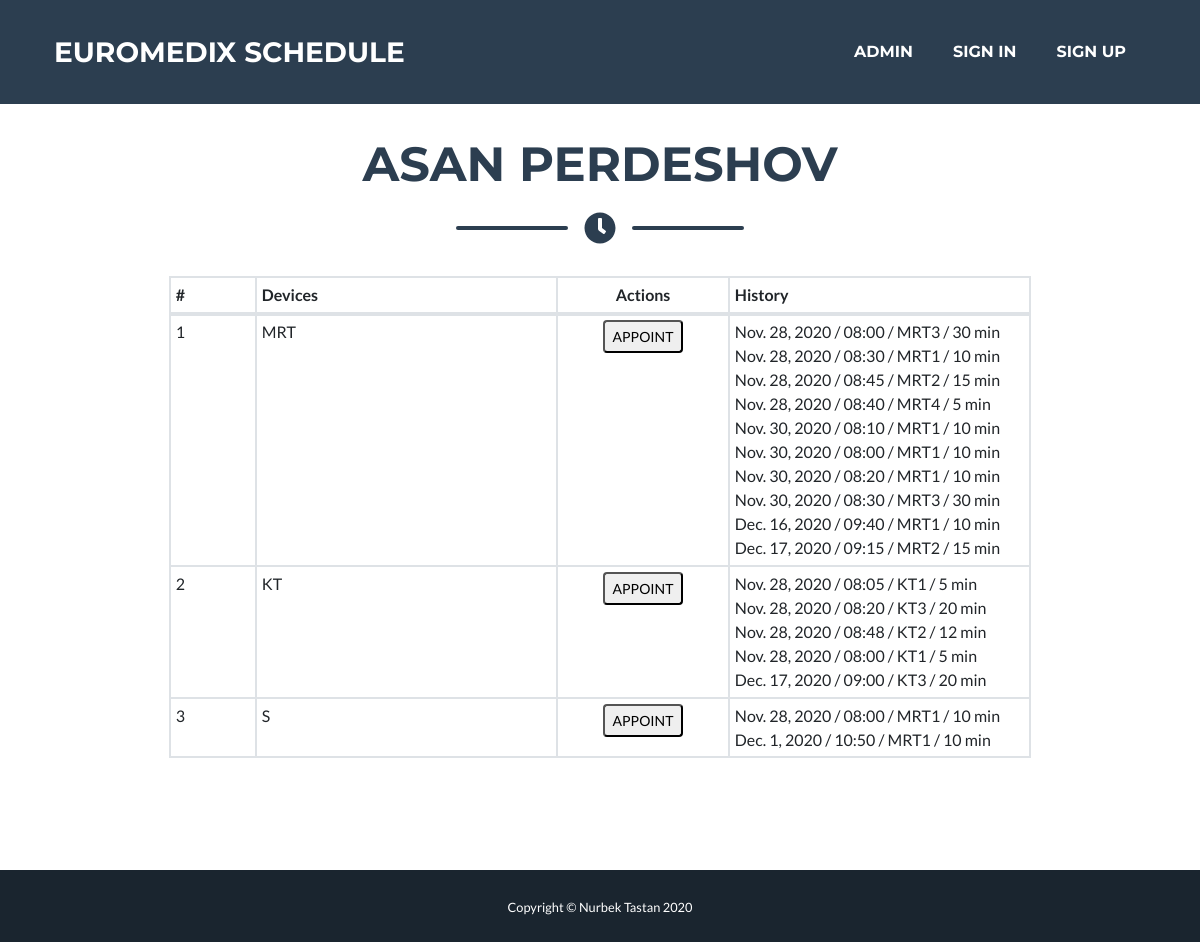
/devices/reg_device_pacient/1, run on the app's committed database.
### pacient/models.py (models this page shows, shortened)
class Pacient(models.Model):
    fullname = models.CharField(max_length=255)
    specialty = models.ManyToManyField(Specialty)

### device/models.py (models this page shows, shortened)
class Device(models.Model):
    name = models.CharField(max_length=255)
    services = models.ManyToManyField(Service)

class PointedSchedule(models.Model):
    device = models.ForeignKey(Device, on_delete=models.CASCADE)
    pacient = models.ForeignKey(Pacient, on_delete=models.CASCADE)
    service = models.ForeignKey(Service, on_delete=models.CASCADE)
    duration = models.IntegerField(blank=True, default=0)
    date = models.DateField()
    time = models.TimeField()
    is_done = models.BooleanField(default=False)

class Service(models.Model):
    name = models.CharField(max_length=255)
    price = models.IntegerField()
    duration = models.IntegerField()

### device/views.py (the view)
# urls.py: path('reg_device_pacient/<int:pk>', views.reg_device_pacients, name='reg_device_pacients'),
def reg_device_pacients(request, pk):
    pacient = Pacient.objects.get(id=pk)
    devices = Device.objects.all()
    history = PointedSchedule.objects.filter(pacient_id=pacient, duration__gt=0)
    return render(request, 'device/reg_pacient.html', {'pacient':pacient, 'devices':devices, 'history':history})

### device/templates/device/reg_pacient.html (shortened to what this page needs)
{% extends 'action/base.html' %}
{% load static %}
{% block jumbotron %}
    <br><br>
{% endblock %}
{% block content %}
    <h2 class="page-section-heading text-center text-uppercase text-secondary mb-0">{{ pacient.fullname }}</h2>
    <div class="divider-custom">
        <div class="divider-custom-line"></div>
        <div class="divider-custom-icon"><i class="fas fa-clock"></i></div>
        <div class="divider-custom-line"></div>
    </div>
    <div class="row">
        <div class="container">
            <div class="col-md-10 col-lg-10 col-sm-12 offset-sm-0 offset-lg-1 offset-md-1">
                <div id="content">
                    <table class="table table-sm table-bordered">
                        <thead>
                        <tr >
                            <th>#</th>
                            <th width="35%">Devices</th>
                            <th class="text-center" width="20%">Actions</th>
                            <th width="35%">History</th>
                        </tr>
                        </thead>
                        <tbody>
                        {% for device in devices.all %}
                            <tr>
                                <td>{{ device.id }}</td>
                                <td>{{ device.name }}</td>
                                <td class="text-center">
                                    <button class="btn-sm choose_button" data-id="{{ device.id }}"
                                            data-text="{{ device.name }}" data-toggle="modal"
                                            data-target="#exampleModal">
                                        APPOINT
                                    </button>
                                </td>
                                <td>
                                    {% for each in history %}
                                        {% if device.id == each.device_id %}
                                            {{ each.date }} / {{ each.time|time:"H:i" }} / {{ each.service.name }} / {{ each.duration }} min<br>
                                        {% endif %}
                                    {% endfor %}
                                </td>
                            </tr>
                        {% endfor %}
                        </tbody>
                    </table>
                </div>
            </div>
        </div>
    </div>
{% endblock %}

### data on the page
Pacient: fullname "ASAN PERDESHOV"
Device: id "1", name "MRT"
PointedSchedule: date "Nov. 28, 2020", time "08:00", service.name "MRT3", duration "30"
PointedSchedule: date "Nov. 28, 2020", time "08:30", service.name "MRT1", duration "10"
PointedSchedule: date "Nov. 28, 2020", time "08:45", service.name "MRT2", duration "15"
PointedSchedule: date "Nov. 28, 2020", time "08:40", service.name "MRT4", duration "5"
PointedSchedule: date "Nov. 30, 2020", time "08:10", service.name "MRT1", duration "10"
PointedSchedule: date "Nov. 30, 2020", time "08:00", service.name "MRT1", duration "10"
PointedSchedule: date "Nov. 30, 2020", time "08:20", service.name "MRT1", duration "10"
PointedSchedule: date "Nov. 30, 2020", time "08:30", service.name "MRT3", duration "30"
PointedSchedule: date "Dec. 16, 2020", time "09:40", service.name "MRT1", duration "10"
PointedSchedule: date "Dec. 17, 2020", time "09:15", service.name "MRT2", duration "15"
Device: id "2", name "KT"
PointedSchedule: date "Nov. 28, 2020", time "08:05", service.name "KT1", duration "5"
PointedSchedule: date "Nov. 28, 2020", time "08:20", service.name "KT3", duration "20"
PointedSchedule: date "Nov. 28, 2020", time "08:48", service.name "KT2", duration "12"
PointedSchedule: date "Nov. 28, 2020", time "08:00", service.name "KT1", duration "5"
PointedSchedule: date "Dec. 17, 2020", time "09:00", service.name "KT3", duration "20"
Device: id "3", name "S"
PointedSchedule: date "Nov. 28, 2020", time "08:00", service.name "MRT1", duration "10"
PointedSchedule: date "Dec. 1, 2020", time "10:50", service.name "MRT1", duration "10"
